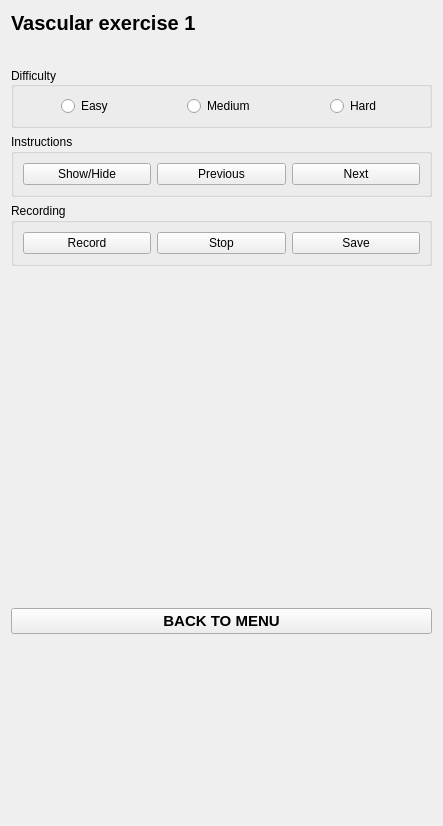
<?xml version="1.0" encoding="UTF-8"?>
<ui version="4.0">
 <class>ToolTrackingStatus</class>
 <widget class="qMRMLWidget" name="ToolTrackingStatus">
  <property name="geometry">
   <rect>
    <x>0</x>
    <y>0</y>
    <width>443</width>
    <height>826</height>
   </rect>
  </property>
  <layout class="QVBoxLayout" name="verticalLayout">
   <item>
    <widget class="QLabel" name="title">
     <property name="font">
      <font>
       <pointsize>15</pointsize>
       <weight>75</weight>
       <bold>true</bold>
      </font>
     </property>
     <property name="text">
      <string>Vascular exercise 1</string>
     </property>
    </widget>
   </item>
   <item>
    <widget class="QLabel" name="spacer_1">
     <property name="font">
      <font>
       <pointsize>13</pointsize>
      </font>
     </property>
     <property name="text">
      <string/>
     </property>
    </widget>
   </item>
   <item>
    <widget class="QGroupBox" name="difficultyGroupBox">
     <property name="title">
      <string>Difficulty</string>
     </property>
     <property name="alignment">
      <set>Qt::AlignLeading|Qt::AlignLeft|Qt::AlignVCenter</set>
     </property>
     <layout class="QHBoxLayout" name="horizontalLayout">
      <item alignment="Qt::AlignHCenter|Qt::AlignVCenter">
       <widget class="QRadioButton" name="easyRadioButton">
        <property name="text">
         <string>Easy</string>
        </property>
       </widget>
      </item>
      <item alignment="Qt::AlignHCenter|Qt::AlignVCenter">
       <widget class="QRadioButton" name="mediumRadioButton">
        <property name="text">
         <string>Medium</string>
        </property>
       </widget>
      </item>
      <item alignment="Qt::AlignHCenter|Qt::AlignVCenter">
       <widget class="QRadioButton" name="hardRadioButton">
        <property name="text">
         <string>Hard</string>
        </property>
       </widget>
      </item>
     </layout>
    </widget>
   </item>
   <item>
    <widget class="QGroupBox" name="instructionsGroupBox">
     <property name="title">
      <string>Instructions</string>
     </property>
     <layout class="QHBoxLayout" name="horizontalLayout_2">
      <item>
       <widget class="QPushButton" name="showInstructionsButton">
        <property name="text">
         <string>Show/Hide</string>
        </property>
       </widget>
      </item>
      <item>
       <widget class="QPushButton" name="previousInstructionButton">
        <property name="text">
         <string>Previous</string>
        </property>
       </widget>
      </item>
      <item>
       <widget class="QPushButton" name="nextInstructionButton">
        <property name="text">
         <string>Next</string>
        </property>
       </widget>
      </item>
     </layout>
    </widget>
   </item>
   <item>
    <widget class="QGroupBox" name="groupBox">
     <property name="title">
      <string>Recording</string>
     </property>
     <layout class="QHBoxLayout" name="horizontalLayout_3">
      <item>
       <widget class="QPushButton" name="pushButton">
        <property name="text">
         <string>Record</string>
        </property>
       </widget>
      </item>
      <item>
       <widget class="QPushButton" name="pushButton_2">
        <property name="text">
         <string>Stop</string>
        </property>
       </widget>
      </item>
      <item>
       <widget class="QPushButton" name="pushButton_3">
        <property name="text">
         <string>Save</string>
        </property>
       </widget>
      </item>
     </layout>
    </widget>
   </item>
   <item>
    <spacer name="verticalSpacer">
     <property name="orientation">
      <enum>Qt::Vertical</enum>
     </property>
     <property name="sizeHint" stdset="0">
      <size>
       <width>20</width>
       <height>336</height>
      </size>
     </property>
    </spacer>
   </item>
   <item>
    <widget class="QPushButton" name="backToMenuButton">
     <property name="font">
      <font>
       <pointsize>11</pointsize>
       <weight>75</weight>
       <bold>true</bold>
      </font>
     </property>
     <property name="text">
      <string>BACK TO MENU</string>
     </property>
    </widget>
   </item>
   <item>
    <spacer name="verticalSpacer_2">
     <property name="orientation">
      <enum>Qt::Vertical</enum>
     </property>
     <property name="sizeHint" stdset="0">
      <size>
       <width>20</width>
       <height>40</height>
      </size>
     </property>
    </spacer>
   </item>
  </layout>
 </widget>
 <customwidgets>
  <customwidget>
   <class>qMRMLWidget</class>
   <extends>QWidget</extends>
   <header>qMRMLWidget.h</header>
   <container>1</container>
  </customwidget>
 </customwidgets>
 <resources/>
 <connections/>
</ui>
